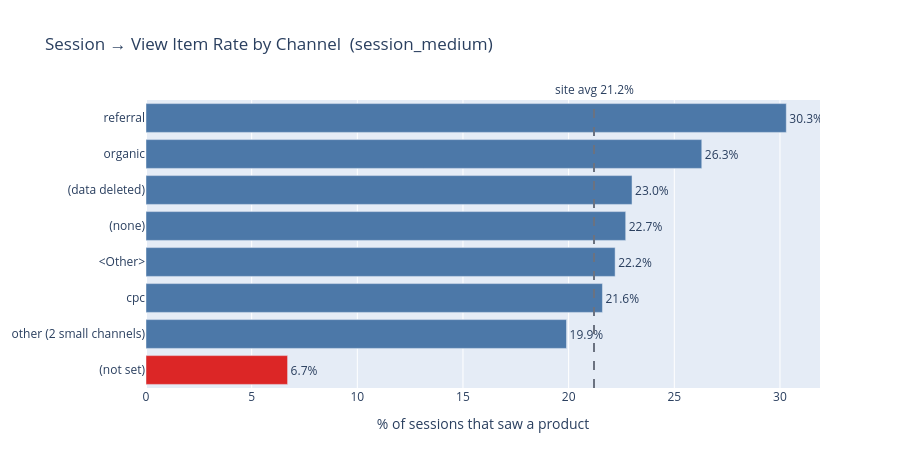

The notebook cell this image was saved under:
### Code cell
# ── Section 5d: Channel funnel metrics + chart ──────────────────────────────
metrics = ["sessions", "view_item", "add_to_cart", "purchase", "revenue"]
channel_df = (channel_raw.groupby(channel_dim, as_index=False)[metrics].sum()
              .rename(columns={channel_dim: "channel"}))

# Group channels under 1% of sessions — tiny denominators produce noisy rates.
total = channel_df["sessions"].sum()
small = channel_df["sessions"] / total < 0.01
if small.sum() > 1:
    other = channel_df[small][metrics].sum().to_frame().T
    other.insert(0, "channel", f"other ({int(small.sum())} small channels)")
    channel_df = pd.concat([channel_df[~small], other], ignore_index=True)

channel_df[metrics]            = channel_df[metrics].astype(float)
channel_df["share_pct"]        = channel_df["sessions"] / total * 100
channel_df["view_pct"]         = channel_df["view_item"] / channel_df["sessions"] * 100
channel_df["cart_from_view"]   = channel_df["add_to_cart"] / channel_df["view_item"].where(channel_df["view_item"] > 0) * 100
channel_df["purchase_pct"]     = channel_df["purchase"] / channel_df["sessions"] * 100
channel_df["rev_per_session"]  = channel_df["revenue"] / channel_df["sessions"]
channel_df["low_n"]            = channel_df["purchase"] < 30   # purchase rate too noisy to rank
channel_df = channel_df.sort_values("sessions", ascending=False).reset_index(drop=True)
display(channel_df.style.format({
    "sessions": "{:,.0f}", "share_pct": "{:.1f}%", "view_pct": "{:.1f}%",
    "cart_from_view": "{:.1f}%", "purchase_pct": "{:.2f}%", "rev_per_session": "${:,.2f}",
    "view_item": "{:,.0f}", "add_to_cart": "{:,.0f}", "purchase": "{:,.0f}", "revenue": "${:,.0f}",
}))

site_view_rate = funnel_df.loc[funnel_df["step"] == "2. View Products", "overall_cvr"].iloc[0]
plot_df = channel_df.sort_values("view_pct")
fig_ch = go.Figure(go.Bar(
    y=plot_df["channel"], x=plot_df["view_pct"].round(1), orientation="h",
    text=[f"{v:.1f}%" for v in plot_df["view_pct"]], textposition="outside",
    marker_color=["#dc2626" if v < site_view_rate - 5 else "#4C78A8" for v in plot_df["view_pct"]],
))
fig_ch.add_vline(x=site_view_rate, line_dash="dash", line_color="#6b7280",
                 annotation_text=f"site avg {site_view_rate:.1f}%", annotation_position="top")
fig_ch.update_layout(title=f"Session → View Item Rate by Channel  ({channel_dim})",
                     height=max(300, 46 * len(plot_df) + 100), showlegend=False,
                     xaxis_title="% of sessions that saw a product")
fig_ch.show()

# Decision rule: spread across actionable channels (excludes the 'other' bucket and '(not set)').
ranked = channel_df[~channel_df["channel"].str.startswith(("other (", "(not set)"))]
spread = ranked["view_pct"].max() - ranked["view_pct"].min()
best, worst = ranked.loc[ranked["view_pct"].idxmax()], ranked.loc[ranked["view_pct"].idxmin()]
print(f"View-item spread: {spread:.1f}pp  ({worst['channel']} {worst['view_pct']:.1f}% → {best['channel']} {best['view_pct']:.1f}%)")
# Within 3pp of the threshold the verdict is borderline, not settled.
if spread >= 10:
    verdict = "traffic mix is a driver — check landing pages / targeting for the weakest channel"
elif spread >= 7:
    verdict = (f"borderline — leaning 'the leak is on the site', but close to the threshold; "
               f"review {worst['channel']} landing pages before a navigation redesign")
else:
    verdict = "uniform across channels — the leak is on the site (navigation / discovery)"
print("Verdict:", verdict)
print("Note: the low_n flag applies to purchase_pct / revenue only — view_pct rests on session counts.")

# (not set) is excluded from the spread but is a large block — disclose it.
ns = channel_df[channel_df["channel"] == "(not set)"]
if len(ns):
    print(f"(not set): {ns['share_pct'].iloc[0]:.1f}% of sessions, view rate {ns['view_pct'].iloc[0]:.1f}% "
          f"(site average {site_view_rate:.1f}%) — a tagging gap in short sessions, not a channel; see 5e")

### Figure 1 — Plotly figure (JSON) as saved in the notebook; plotly's stock layout.template omitted (floating-point values rounded to 4 significant figures)
{"data": [{"marker": {"color": ["#dc2626", "#4C78A8", "#4C78A8", "#4C78A8", "#4C78A8", "#4C78A8", "#4C78A8", "#4C78A8"]}, "orientation": "h", "text": ["6.7%", "19.9%", "21.6%", "22.2%", "22.7%", "23.0%", "26.3%", "30.3%"], "textposition": "outside", "type": "bar", "x": [6.7, 19.9, 21.6, 22.2, 22.7, 23.0, 26.3, 30.3], "y": ["(not set)", "other (2 small channels)", "cpc", "<Other>", "(none)", "(data deleted)", "organic", "referral"]}], "layout": {"annotations": [{"showarrow": false, "text": "site avg 21.2%", "x": 21.2, "xanchor": "center", "xref": "x", "y": 1, "yanchor": "bottom", "yref": "y domain"}], "height": 468, "shapes": [{"line": {"color": "#6b7280", "dash": "dash"}, "type": "line", "x0": 21.2, "x1": 21.2, "xref": "x", "y0": 0, "y1": 1, "yref": "y domain"}], "showlegend": false, "title": {"text": "Session → View Item Rate by Channel  (session_medium)"}, "xaxis": {"title": {"text": "% of sessions that saw a product"}}}}
